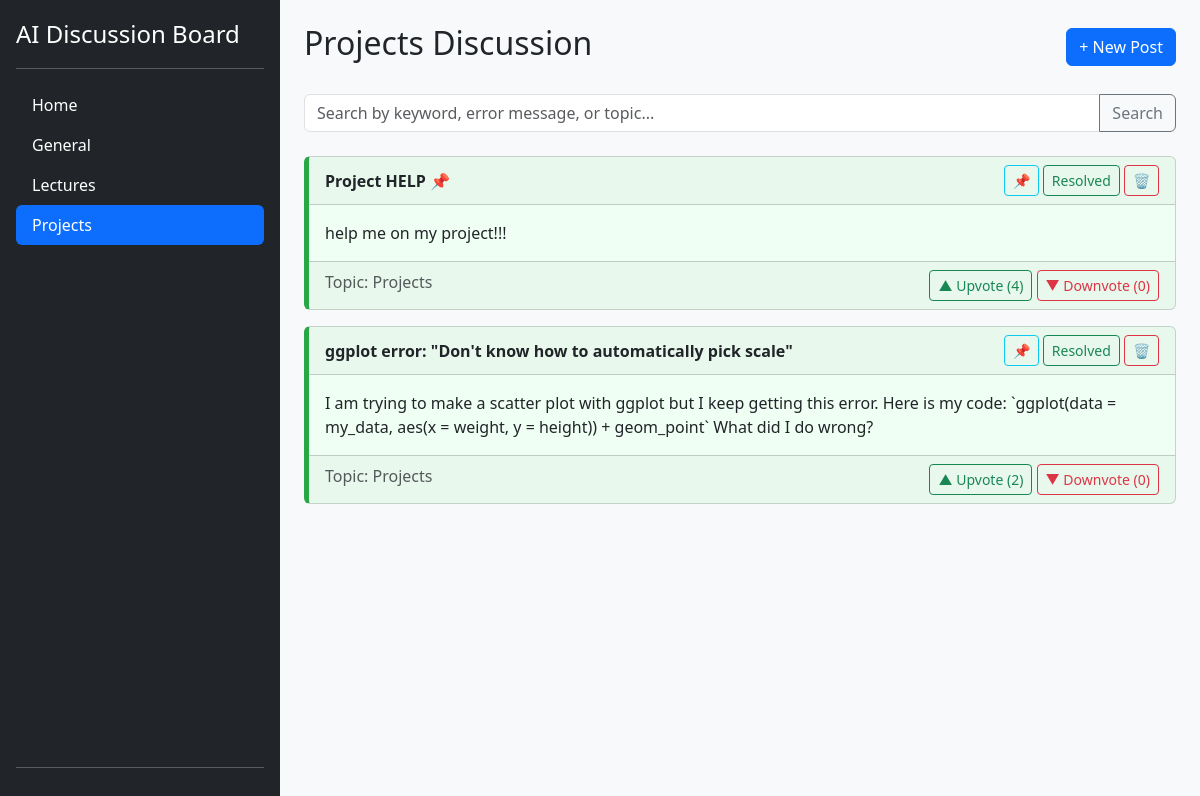
Screenshot of /topic/Projects with the database file from the repository.
### tables this page shows
CREATE TABLE posts (
            id INTEGER PRIMARY KEY AUTOINCREMENT,
            title TEXT NOT NULL,
            question_body TEXT NOT NULL,
            ai_response TEXT,
            upvotes INTEGER DEFAULT 0,
            downvotes INTEGER DEFAULT 0,
            created_at TIMESTAMP DEFAULT CURRENT_TIMESTAMP,
            topic TEXT NOT NULL
        , is_pinned INTEGER DEFAULT 0, is_resolved INTEGER DEFAULT 0);

### app.py (the view)
@app.route('/topic/<string:topic_name>')
def topic_view(topic_name):
    posts = get_posts_by_topic(topic_name)
    return render_template('index.html', posts=posts, current_topic=topic_name)

### database.py (called while the page is built)
def get_db_connection():
    conn = sqlite3.connect('discussion.db')
    conn.row_factory = sqlite3.Row  # This lets us access columns by name
    return conn

def get_posts_by_topic(topic_name):
    conn = get_db_connection()
    posts = conn.execute(
        'SELECT * FROM posts WHERE topic = ? ORDER BY is_pinned DESC, created_at DESC',
        (topic_name,)
    ).fetchall()
    conn.close()
    return posts

### templates/index.html (shortened to what this page needs)
{% extends 'base.html' %}
{% block content %}
<div class="d-flex justify-content-between align-items-center mb-4">
    <h1 class="h2">
        {% if current_topic == 'Home' %}
            All Posts
        {% else %}
            {{ current_topic }} Discussion
        {% endif %}
    </h1>
    <button type="button" class="btn btn-primary" data-bs-toggle="modal" data-bs-target="#newPostModal">
        + New Post
    </button>
</div>
<form action="{{ url_for('search') }}" method="get" class="mb-4">
    <div class="input-group">
        <input type="text" class="form-control" placeholder="Search by keyword, error message, or topic..." name="query" value="{{ search_query or '' }}">
        <button class="btn btn-outline-secondary" type="submit">Search</button>
    </div>
</form>
{% for post in posts %}
<div class="card mb-3 post-card {% if post['is_resolved'] %}resolved-card{% endif %}" style="cursor: pointer;"
     data-title="{{ post['title'] }}"
     data-full-question="{{ post['question_body'] }}"
     data-full-answer="{{ post['ai_response'] }}">
     <div class="card-header d-flex justify-content-between align-items-center">
        <strong>{{ post['title'] }} {% if post['is_pinned'] %}📌{% endif %}</strong>
        <div>
            <button class="btn btn-sm btn-outline-info admin-btn" data-post-id="{{ post['id'] }}" data-action="pin">
                📌
            </button>
            <button class="btn btn-sm btn-outline-success admin-btn" data-post-id="{{ post['id'] }}" data-action="resolve">
                Resolved
            </button>
            <button class="btn btn-sm btn-outline-danger admin-btn" data-post-id="{{ post['id'] }}" data-action="delete">🗑️</button>
        </div>
    </div>
    <div class="card-body">
        <p class="card-text">{{ post['question_body'] | truncate(200) }}</p>
    </div>
    <div class="card-footer text-muted d-flex justify-content-between">
        <span>Topic: {{ post['topic'] }}</span>
        <div>
            <button class="btn btn-sm btn-outline-success vote-btn" data-post-id="{{ post['id'] }}" data-vote-type="up">
                ▲ Upvote (<span id="upvotes-{{ post['id'] }}">{{ post['upvotes'] }}</span>)
            </button>
            <button class="btn btn-sm btn-outline-danger vote-btn" data-post-id="{{ post['id'] }}" data-vote-type="down">
                ▼ Downvote (<span id="downvotes-{{ post['id'] }}">{{ post['downvotes'] }}</span>)
            </button>
        </div>
    </div>
</div>
{% endfor %}
{% endblock %}

### static/css/style.css (style rules this page uses)
.resolved-card { border-left: 5px solid #28a745; background-color: #f0fff4; }

### rows the page displays
posts: title "Project HELP", question_body "help me on my project!!!", topic "Projects", upvotes "4", downvotes "0"
posts: title "ggplot error: \"Don't know how to automatically pick scale\"", question_body "I am trying to make a scatter plot with ggplot but I keep getting this error. Here is my code: `ggplot(data = my_data, aes(x = weight, y = height)) + geom_point` What did I do wrong?", topic "Projects", upvotes "2", downvotes "0"

### other values shown
{{ current_topic }} "Projects"
